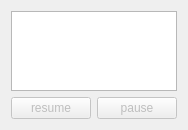
       <widget class="QWidget" name="ScriptsPage">
        <property name="geometry">
         <rect>
          <x>0</x>
          <y>0</y>
          <width>182</width>
          <height>130</height>
         </rect>
        </property>
        <attribute name="label">
         <string>Scripts</string>
        </attribute>
        <attribute name="toolTip">
         <string>start/stop scripts</string>
        </attribute>
        <layout class="QVBoxLayout" name="verticalLayout_16">
         <item>
          <widget class="QListWidget" name="workerScriptListWidget"/>
         </item>
         <item>
          <layout class="QHBoxLayout" name="horizontalLayout_4">
           <item>
            <spacer name="horizontalSpacer_8">
             <property name="orientation">
              <enum>Qt::Horizontal</enum>
             </property>
             <property name="sizeHint" stdset="0">
              <size>
               <width>40</width>
               <height>20</height>
              </size>
             </property>
            </spacer>
           </item>
           <item>
            <widget class="QPushButton" name="startWorkerScriptsPushButton">
             <property name="enabled">
              <bool>false</bool>
             </property>
             <property name="text">
              <string>resume</string>
             </property>
            </widget>
           </item>
           <item>
            <widget class="QPushButton" name="pauseWorkerScriptPushButton">
             <property name="enabled">
              <bool>false</bool>
             </property>
             <property name="text">
              <string>pause</string>
             </property>
            </widget>
           </item>
          </layout>
         </item>
         <item>
          <layout class="QHBoxLayout" name="horizontalLayout_5"/>
         </item>
        </layout>
       </widget>
